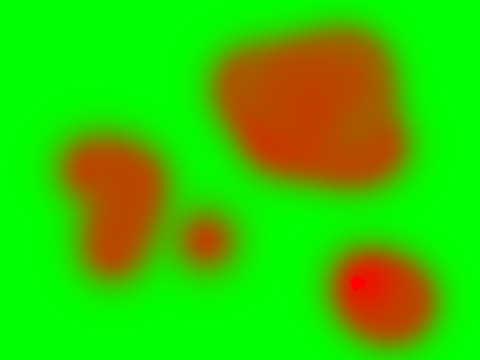
#> input picture data/abstract.png, 480 x 360 px
$ jupyter execute --allow-errors LabACondensation.ipynb
#> lines starting #> are read from the running program, lines starting #| are printed output that depends on the picture
Vandita Shukla

[cell 1]
import numpy as np
import scipy as sp
from scipy import interpolate
import cv2 as cv
import matplotlib.pyplot as plt

# Part A: Factored Sampling

[cell 2]
img = cv.imread('data/abstract.png')
#> img is the input picture: shape (360, 480, 3); mean B, G, R 0, 199.5, 55.5
measurementsComprehensive = img[:,:,2]
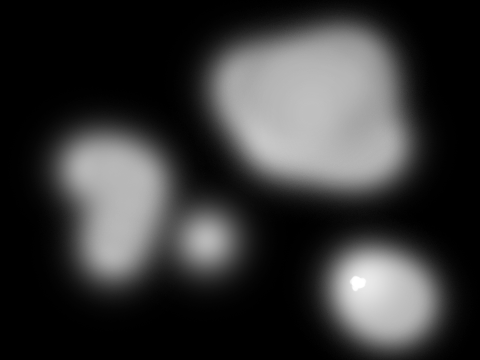
#> measurementsComprehensive: shape (360, 480); min 0, max 255, mean 55.5
plt.imshow(measurementsComprehensive)
plt.show()

[cell 3]
imgHeight, imgWidth, colors = img.shape
#> imgHeight = 360; imgWidth = 480; colors = 3
numParticles = 150;

samples_to_propagate = range(0, numParticles)
numDims_w = 2
